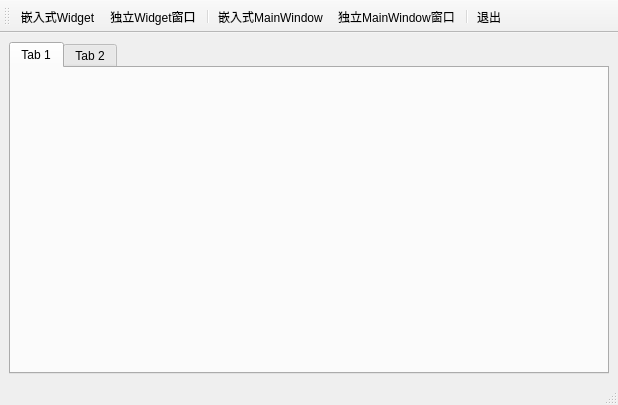
<?xml version="1.0" encoding="UTF-8"?>
<ui version="4.0">
 <class>MainWindow</class>
 <widget class="QMainWindow" name="MainWindow">
  <property name="geometry">
   <rect>
    <x>0</x>
    <y>0</y>
    <width>618</width>
    <height>405</height>
   </rect>
  </property>
  <property name="windowTitle">
   <string>MainWindow</string>
  </property>
  <widget class="QWidget" name="centralwidget">
   <layout class="QHBoxLayout" name="horizontalLayout">
    <item>
     <widget class="QTabWidget" name="tabWidget">
      <widget class="QWidget" name="tab">
       <attribute name="title">
        <string>Tab 1</string>
       </attribute>
      </widget>
      <widget class="QWidget" name="tab_2">
       <attribute name="title">
        <string>Tab 2</string>
       </attribute>
      </widget>
     </widget>
    </item>
   </layout>
  </widget>
  <widget class="QStatusBar" name="statusbar"/>
  <widget class="QToolBar" name="toolBar">
   <property name="windowTitle">
    <string>toolBar</string>
   </property>
   <property name="toolButtonStyle">
    <enum>Qt::ToolButtonTextUnderIcon</enum>
   </property>
   <attribute name="toolBarArea">
    <enum>TopToolBarArea</enum>
   </attribute>
   <attribute name="toolBarBreak">
    <bool>false</bool>
   </attribute>
   <addaction name="actiEmbedWidget"/>
   <addaction name="actAloneWidget"/>
   <addaction name="separator"/>
   <addaction name="actEmbedMainWindow"/>
   <addaction name="actiAloneMainWindow"/>
   <addaction name="separator"/>
   <addaction name="actQuit"/>
  </widget>
  <action name="actiEmbedWidget">
   <property name="icon">
    <iconset resource="res.qrc">
     <normaloff>:/icons/images/100.bmp</normaloff>:/icons/images/100.bmp</iconset>
   </property>
   <property name="text">
    <string>嵌入式Widget</string>
   </property>
   <property name="menuRole">
    <enum>QAction::NoRole</enum>
   </property>
  </action>
  <action name="actAloneWidget">
   <property name="icon">
    <iconset resource="res.qrc">
     <normaloff>:/icons/images/804.bmp</normaloff>:/icons/images/804.bmp</iconset>
   </property>
   <property name="text">
    <string>独立Widget窗口</string>
   </property>
   <property name="menuRole">
    <enum>QAction::NoRole</enum>
   </property>
  </action>
  <action name="actEmbedMainWindow">
   <property name="icon">
    <iconset resource="res.qrc">
     <normaloff>:/icons/images/2.ico</normaloff>:/icons/images/2.ico</iconset>
   </property>
   <property name="text">
    <string>嵌入式MainWindow</string>
   </property>
   <property name="menuRole">
    <enum>QAction::NoRole</enum>
   </property>
  </action>
  <action name="actiAloneMainWindow">
   <property name="icon">
    <iconset resource="res.qrc">
     <normaloff>:/icons/images/3.ico</normaloff>:/icons/images/3.ico</iconset>
   </property>
   <property name="text">
    <string>独立MainWindow窗口</string>
   </property>
   <property name="menuRole">
    <enum>QAction::NoRole</enum>
   </property>
  </action>
  <action name="actQuit">
   <property name="icon">
    <iconset resource="res.qrc">
     <normaloff>:/icons/images/132.bmp</normaloff>:/icons/images/132.bmp</iconset>
   </property>
   <property name="text">
    <string>退出</string>
   </property>
   <property name="menuRole">
    <enum>QAction::NoRole</enum>
   </property>
  </action>
 </widget>
 <resources>
  <include location="res.qrc"/>
 </resources>
 <connections>
  <connection>
   <sender>actQuit</sender>
   <signal>triggered()</signal>
   <receiver>MainWindow</receiver>
   <slot>close()</slot>
   <hints>
    <hint type="sourcelabel">
     <x>-1</x>
     <y>-1</y>
    </hint>
    <hint type="destinationlabel">
     <x>308</x>
     <y>202</y>
    </hint>
   </hints>
  </connection>
 </connections>
</ui>
